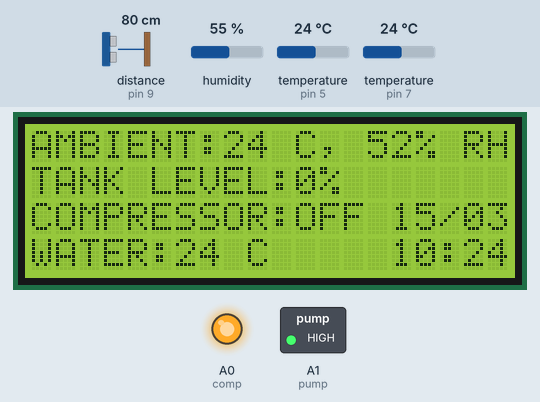
A sketch run on a simulated Arduino Uno, built with avr-gcc and run on an emulated ATmega328P. Shown: 20×4 character LCD, switched loads named in the sketch (green lamp = pin HIGH), output pins drawn as LEDs (lit = HIGH). Wiring (inferred from the names in the program): ultrasonic range finder: trigger pin 10; echo pin 9. The test bench sets the inputs (shaded band); at power-on: temperature (sensors on pin 5, pin 7) 24 °C, distance to the obstacle (sensor on pin 9) 80 cm, humidity 55 %. The echo pulse lasts 58.3 µs per cm; the local clock reads 2024-03-15 10:24:30 at power-on unless the sketch sets it; pins used as bus, display or sensor lines are not drawn.

Above: at 4.5 s.
4.6 s: temperature (sensor on pin 5) set to 10.8 °C
At 9.4 s:
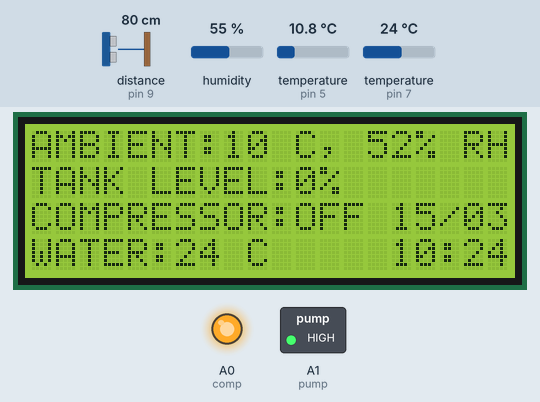
10.1 s: temperature (sensor on pin 5) set to 9.1 °C
At 13.1 s:
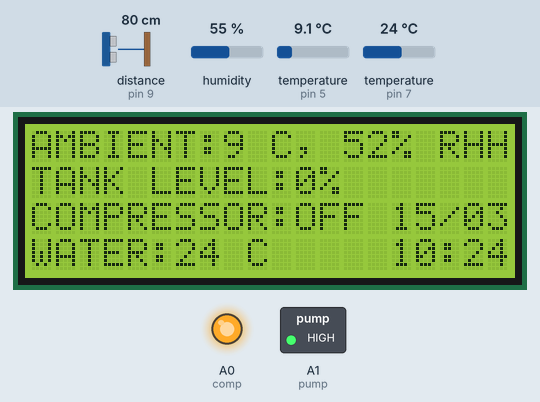
17.3 s: distance to the obstacle (sensor on pin 9) set to 2 cm
At 20.5 s:
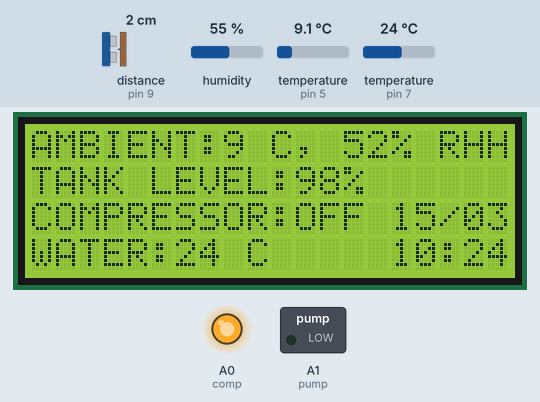
22.8 s: temperature (sensor on pin 7) set to 12 °C
At 25.3 s:
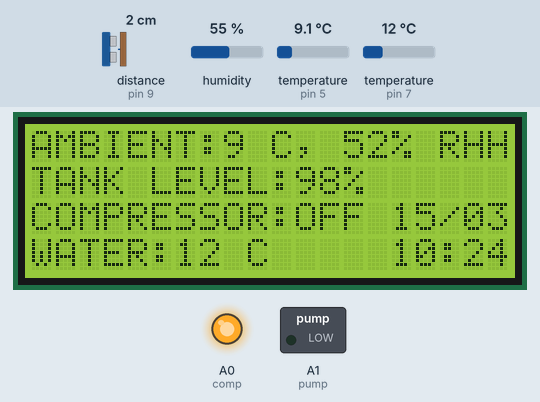
32.9 s: humidity set to 22 %
At 36.1 s:
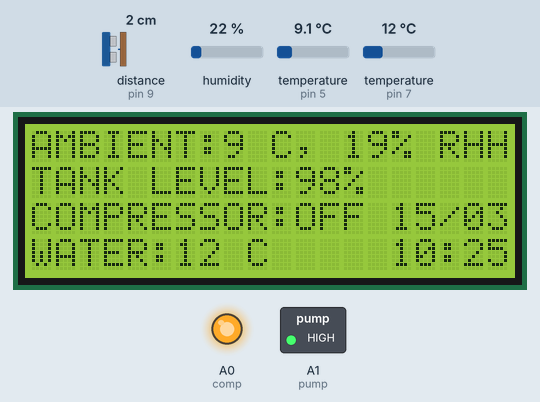
38.4 s: temperature (sensor on pin 5) set to 12 °C
At 48.2 s:
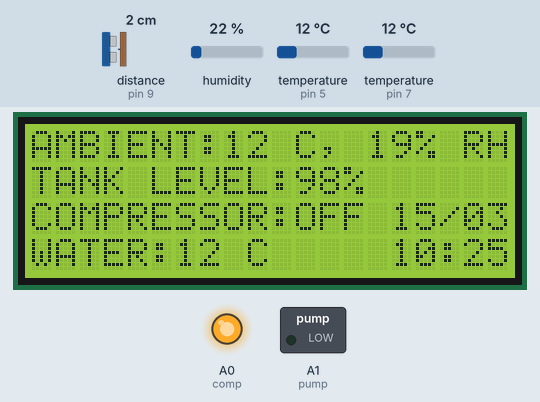
Timing chart, 0 to 49.5 s (numbered marks = the images above; inputs shaded):
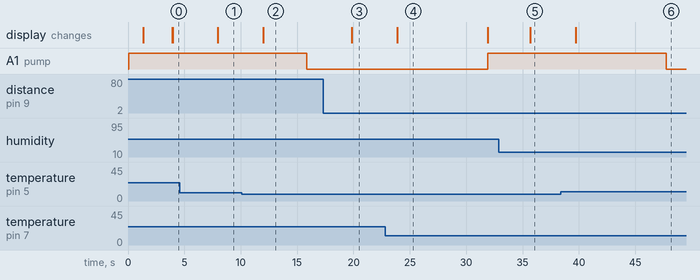

Measured:
- the behaviour switches between 10 and 9.9 °C on temperature (sensor on pin 5) (found by bisection; images 1 and 2)
- after the input at 4.6 s, the display: changes after 3.4 s (image 1)
- after the input at 10.1 s, the display: changes after 1.9 s (image 2)
- after the input at 17.3 s, the display: changes after 2.6 s (image 3)
- after the input at 32.9 s, the display: changes after 2.8 s (image 5)
- after the input at 38.4 s, the display: changes after 1.3 s (image 6)
- what the display in image 4 shows lasts 8.0 s, from 23.9 s to 31.9 s

The sketch:

V2.4_with_sd_card_on_external_uC.ino.ino
```cpp
//Library for time  module

#include <DS3231.h>
//Library for LCD screen

#include <LiquidCrystal_I2C.h>
#include <Wire.h>

//Library for temperature sensor

#include <OneWire.h>
#include <DallasTemperature.h>

//Library for DHT sensor

#include <DHT.h>
#include <DHT_U.h>


//Pin defination for Temperature sensor

#define ONE_WIRE_BUS 7  // OneWire precision Dallas Sensor

// Pin defination for sonar sensor

#define trigPin 10
#define echoPin 9

//Pin defination for DHT sensors

#define DHT1PIN 5    // what pin we're connected to
#define DHT1TYPE DHT22   // DHT 22

//Pin defination for realy

#define comp A0
#define pump A1

//Pin defination for interrupt pin

#define disPin 2


//addressing of time module

DS3231  rtc(SDA, SCL);

//Addressing of lcd screen

LiquidCrystal_I2C lcd(0x27, 2, 1, 0, 4, 5, 6, 7, 3, POSITIVE);  // Set the LCD I2C address

//Addressing of temperature sensor

OneWire oneWire(ONE_WIRE_BUS); // Setup a oneWire instance to communicate with any OneWire devices (not just Maxim/Dallas temperature ICs)
DallasTemperature sensors(&oneWire); // Pass our oneWire reference to Dallas Temperature.

//Addressing of DHT sensor

DHT dht1(DHT1PIN, DHT1TYPE);

//Variable assignment for program logic

long duration, distance;   // Veriables to calculate the distance
//DeviceAddress T1, T2, T3, T4, T5, T6, T7, T8; // arrays to hold device addresses
short k = 1;
short l = 0;
short m = 0;
unsigned long lastOffTime = 0;
unsigned long lastChecked = 0;
unsigned long lastLogged = 0;
unsigned long compOnTime = 60000;

boolean highPressure = false;
boolean lowPressure = false;


void setup()
{
  // Start up the library for Serial communication b/w computer and nano

  Serial.begin(9600);

  //Start up the library for lcd screen

  lcd.begin(20, 4);

  sensors.begin();

  dht1.begin();

  //Start up the library for time module
  rtc.begin();

  //Pin mode configuration for sonnar sensor
  pinMode(trigPin, OUTPUT);
  pinMode(echoPin, INPUT);

  //Pin mode configuration for relay
  pinMode(compressor, OUTPUT);
  pinMode(pump, OUTPUT);
  digitalWrite(pump, HIGH);
  pinMode(comp, OUTPUT);
  digitalWrite(comp, HIGH);
  pinMode(disPin, INPUT);
  digitalWrite(disPin, LOW);


  lcd.home();
  lcd.print("      AKVO 36K");
  lcd.setCursor(0, 1);
  lcd.print("     Plese Wait");
  lcd.setCursor(0, 2);
  lcd.print("    Callibrating");
  lcd.setCursor(0, 3);
  delay(200);
  delay(1000);
  //Setting display
  resetDisplay();
}

void loop()
{
  unsigned long interval = millis() - lastChecked;
  if (interval < 0)
    lastChecked = 0;
  if (interval > 3000)
  {
    sensors.requestTemperatures();
    int tempC = sensors.getTempCByIndex(0);
    int temp = dht1.readTemperature();
    int humid = dht1.readHumidity() - 3;
    lcd.setCursor(8, 0); lcd.print(temp);
    lcd.print(" C, "); lcd.print(humid); lcd.print("% RH");
    String t = rtc.getTimeStr();
    String d = rtc.getDateStr();
    distanceMeasure();
    t.remove(5);
    d.remove(5);
    d.replace(".", "/");
    lcd.setCursor(11, 1);  lcd.print(measureHeight(distance)); lcd.print("%"); lcd.print("    ");
    lcd.setCursor(15, 2); lcd.print(d);
    lcd.setCursor(0, 3); lcd.print("WATER:"); lcd.print(tempC); lcd.print(" C  ");
    lcd.setCursor(15, 3); lcd.print(t);
    if (l == 3)
    {
      if (digitalRead(pump))
      {
        digitalWrite(pump, LOW);
      }
      else
      {
        digitalWrite(pump, HIGH);
      }
      l = 0;
    }
    else
    {
      l++;
    }
    compressor(humid, temp, tempC);

    if (m == 15)
    {
      if (digitalRead(comp))
      {
        Serial.print("\nTime is " + t + "  Date is " + d);
        delay(500);
        Serial.print("\nAmbient Temperature " + String(temp) + " C " + + "\t Ambient Humidity " + String(humid) + "%");
        delay(500);
        Serial.print("Water Temperature is "+String(tempC));
        delay(500);
        Serial.println( "\nTank Level is " + String(measureHeight(distance))+"\nCompressor is OFF");
        //store for comp off


      }
      else
      {
        Serial.print("\nTime is " + t + "  Date is " + d);
        delay(1000);
        Serial.println("\nAmbient Temperature " + String(temp) + " C" + + "\t  Ambient Humidity " + String(humid) + "%");
        delay(500);
        Serial.print("Water Temperature is "+String(tempC));
        delay(500);
        Serial.println( "\nTank Level is " + String(measureHeight(distance))+"\nCompressor is ON");

        //store for comp on
      }
      m = 0;
    }
    else
    {
      m++;
    }

    lastChecked = millis();

  }
  //  if (digitalRead(disPin) == 1)
  //  {
  //    dispenseDisplay();
  //    while (digitalRead(disPin) == 1)
  //    {
  //      dispense();
  //    }
  //    resetDisplay();
  //    digitalWrite(pump, HIGH);
  //  }
  //  else if (digitalRead(pump) != 1)
  //  {
  //    digitalWrite(pump, HIGH);
  //  }
  delay(200);
}

short measureHeight(int d)
{
  short measure = (d / 39.00) * 100.00;
  if (measure > 100 || measure < 0)
    return (00);
  else
    return ((100 - measure));
}

void compressor(int humid, int temp, int tempC)
{
  unsigned long interval = millis() - lastOffTime;
  if (interval < 0)
    lastOffTime = 0;
  if (tempC >= 55)
  {
    turnOffComp();
    highPressure = true;
    compOnTime = 600000;
  }
  else if (tempC <= 10)
  {
    turnOffComp();
    lowPressure = true;
    compOnTime = 600000;
  }
  else if (distance > 7 && distance < 40 && digitalRead(comp) != 0 && interval > compOnTime && humid > 30 && temp > 15 && temp < 50) // dalay to turn on the compressor is ten sec for now and will be changed after according to the condition
  {
    //Check last the compresssor
    //if the compressor was turn off for more than 3 min turn On the compressor
    digitalWrite(comp, LOW);
    lcd.setCursor(11, 2);  lcd.print("ON  ");
  }
  else if (digitalRead(comp) != 1 && (distance < 4 || distance > 40  ||  temp >= 50 || (temp <= 25 && humid < 40)) )
  {
    turnOffComp();
    compOnTime = 60000;
  }
  else if (digitalRead(comp) != 1 && (distance < 4 || distance > 40  ||  temp >= 50 || temp <= 15 || humid <= 30) )
  {
    turnOffComp();
    compOnTime = 60000;
  }
}

void dispense()
{
  distanceMeasure();
  if (distance < 32)
    digitalWrite(pump, LOW);
  else
    digitalWrite(pump, HIGH);
}

void distanceMeasure()
{
  digitalWrite(trigPin, LOW);  // Added this line
  delayMicroseconds(2); // Added this line
  digitalWrite(trigPin, HIGH);
  delayMicroseconds(10); // Added this line
  digitalWrite(trigPin, LOW);
  duration = pulseIn(echoPin, HIGH);
  distance = (duration / 2) / 29.1;
}
void dispenseDisplay()
{
  lcd.clear();
  lcd.setCursor(0, 1);
  lcd.print("     DISPENSING     ");
  lcd.setCursor(0, 3);
  lcd.print("       WATER        ");
}

void resetDisplay()
{
  lcd.clear();  lcd.print("AMBIENT:");
  lcd.setCursor(0, 1); lcd.print("TANK LEVEL:");
  lcd.setCursor(0, 2); lcd.print("COMPRESSOR:");
  lcd.setCursor(11, 2);
  if (digitalRead(comp) == 1)
    lcd.print("OFF ");
  else
    lcd.print("ON ");
}


void turnOffComp()
{
  digitalWrite(comp, HIGH);
  lcd.setCursor(11, 2);  lcd.print("OFF ");
  lastOffTime = millis();
}
```
